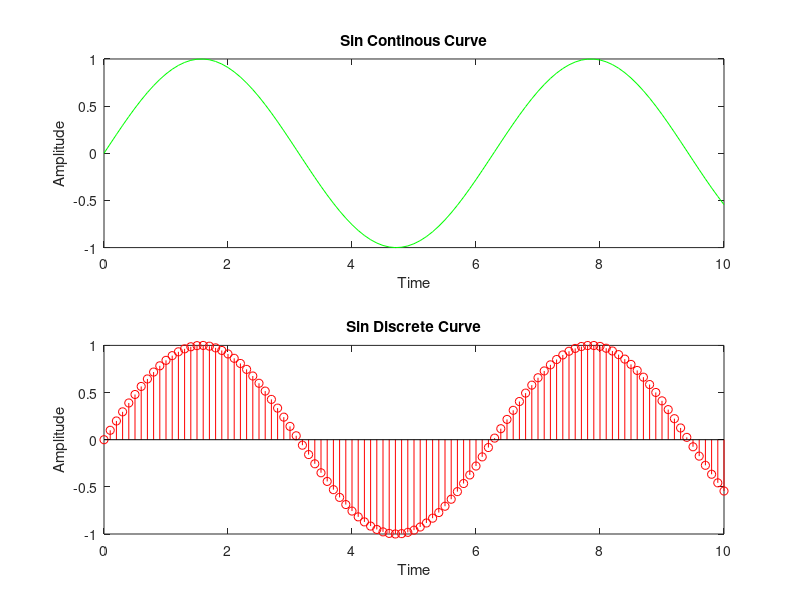

MATLAB code for this plot:
clc;
clear all;
close all;
x=0:0.1:10;
y=sin(x)
subplot(2,1,1)
plot(x,y,'g')
title('Sin Continous Curve')
xlabel('Time')
ylabel('Amplitude')
subplot(2,1,2)
stem(x,y,'r')
title('Sin Curve')
xlabel('Time')
ylabel('Amplitude')
title('Sin Discrete Curve')
